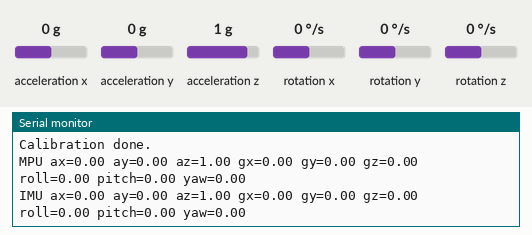
Recording of a sketch running on a simulated ESP32. On the bench: the last lines printed to the serial monitor. The inputs (shaded band) are chosen by the test bench; at power-on: acceleration x 0 g, acceleration y 0 g, acceleration z 1 g, rotation x 0 °/s, rotation y 0 °/s, rotation z 0 °/s.

Above: at 5.2 s.
5.3 s: acceleration x set to -1.4 g
At 6.3 s:
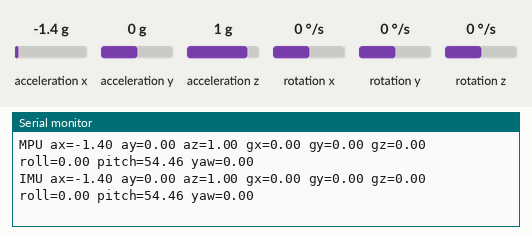
6.8 s: acceleration y set to -1.4 g
At 7.5 s:
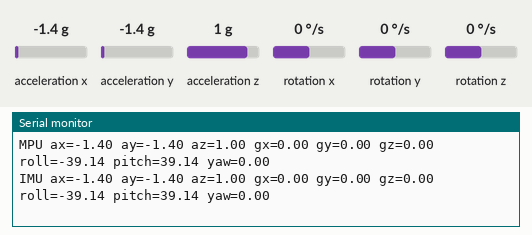
8.3 s: acceleration z set to -1.4 g
At 9.6 s:
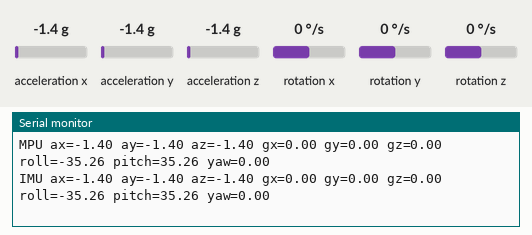
9.8 s: rotation x set to -192 °/s
At 10.9 s:
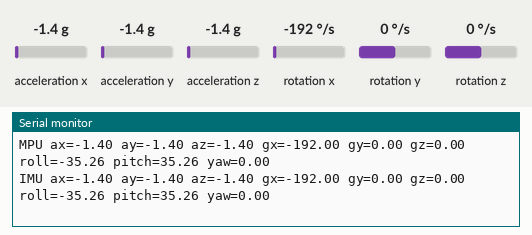
11.3 s: rotation y set to -192 °/s
At 12.9 s:
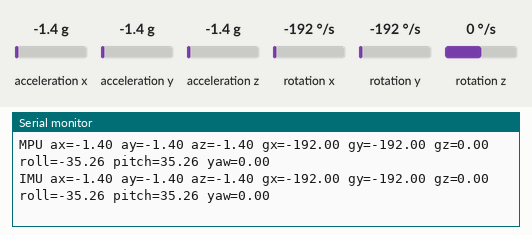

The sketch:

mpu.ino
```cpp
#include <Wire.h>
#include <MPU6050_light.h>

MPU6050 mpu(Wire);

unsigned long lastPrint = 0;

void setup() {
  Serial.begin(115200);
  delay(2000);
  Serial.println("BOOT OK");

  // I2C setup
  Wire.begin(21, 22);  // SDA=21, SCL=22

  Serial.println("Starting MPU6050...");

  byte status = mpu.begin();
  if (status != 0) {
    Serial.print("MPU6050 init failed with code: ");
    Serial.println(status);
    while (1);
  }

  Serial.println("MPU6050 ready. Calibrating...");
  delay(1000);
  mpu.calcOffsets();   // gyro + accel calibration
  Serial.println("Calibration done.");
}

void loop() {
  delay(1000);
  mpu.update();

  unsigned long now = millis();
  if (now - lastPrint >= 100) {   // 10 Hz output
    lastPrint = now;

    float ax = mpu.getAccX();
    float ay = mpu.getAccY();
    float az = mpu.getAccZ();

    float gx = mpu.getGyroX();
    float gy = mpu.getGyroY();
    float gz = mpu.getGyroZ();

    float roll  = mpu.getAngleX();
    float pitch = mpu.getAngleY();
    float yaw   = mpu.getAngleZ();

    // Human-readable debug
    Serial.print("MPU ");
    Serial.print("ax="); Serial.print(ax);
    Serial.print(" ay="); Serial.print(ay);
    Serial.print(" az="); Serial.print(az);

    Serial.print(" gx="); Serial.print(gx);
    Serial.print(" gy="); Serial.print(gy);
    Serial.print(" gz="); Serial.print(gz);

    Serial.print(" roll=");  Serial.print(roll);
    Serial.print(" pitch="); Serial.print(pitch);
    Serial.print(" yaw=");   Serial.println(yaw);

    // ROS-friendly line (easy to parse)
    Serial.print("IMU ");
    Serial.print("ax="); Serial.print(ax); Serial.print(" ");
    Serial.print("ay="); Serial.print(ay); Serial.print(" ");
    Serial.print("az="); Serial.print(az); Serial.print(" ");
    Serial.print("gx="); Serial.print(gx); Serial.print(" ");
    Serial.print("gy="); Serial.print(gy); Serial.print(" ");
    Serial.print("gz="); Serial.print(gz); Serial.print(" ");
    Serial.print("roll=");  Serial.print(roll); Serial.print(" ");
    Serial.print("pitch="); Serial.print(pitch); Serial.print(" ");
    Serial.print("yaw=");   Serial.println(yaw);
  }
}
```

Measured:
- after the input at 5.3 s, the serial monitor: prints a new line after 0.71 s (image 1)
- after the input at 6.8 s, the serial monitor: prints a new line after 0.22 s (image 2)
- after the input at 8.3 s, the serial monitor: prints a new line after 0.75 s (image 3)
- after the input at 9.8 s, the serial monitor: prints a new line after 0.26 s (image 4)
- after the input at 11.3 s, the serial monitor: prints a new line after 0.78 s (image 5)
